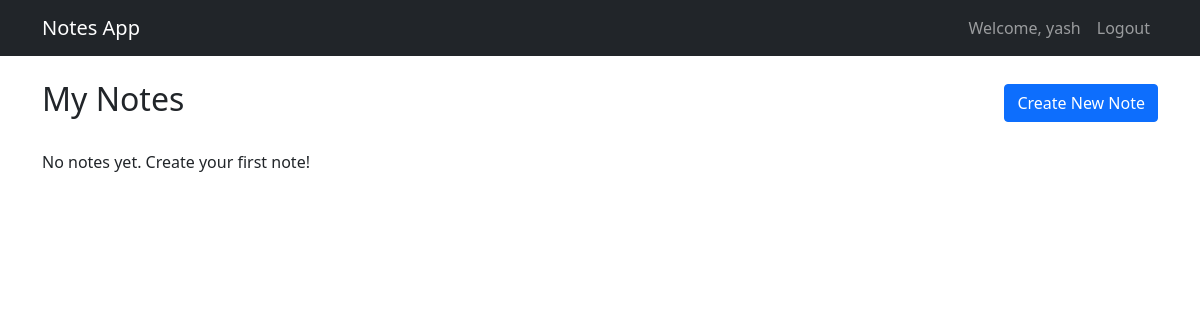
The app's page / (signed in), older data.
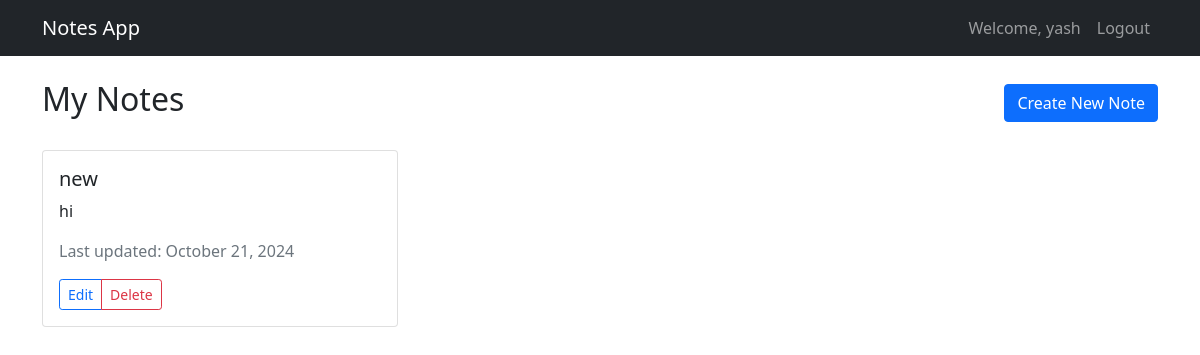
The same page, newer data.
### notes/models.py (models this page shows, shortened)
class Note(models.Model):
    title = models.CharField(max_length=200)
    content = models.TextField()
    created_at = models.DateTimeField(auto_now_add=True)
    updated_at = models.DateTimeField(auto_now=True)
    user = models.ForeignKey(User, on_delete=models.CASCADE)

### notes/views.py (the view)
# urls.py: path('', views.notes_list, name='notes_list'),
@login_required
def notes_list(request):
    notes = Note.objects.filter(user=request.user).order_by('-updated_at')
    return render(request, 'notes/notes_list.html', {'notes': notes})

### notes/templates/notes/notes_list.html
{% extends 'notes/base.html' %}
{% block content %}
<div class="d-flex justify-content-between align-items-center mb-4">
    <h2>My Notes</h2>
    <a href="{% url 'create_note' %}" class="btn btn-primary">Create New Note</a>
</div>
<div class="row">
    {% for note in notes %}
        <div class="col-md-4 mb-4">
            <div class="card">
                <div class="card-body">
                    <h5 class="card-title">{{ note.title }}</h5>
                    <p class="card-text">{{ note.content|truncatewords:30 }}</p>
                    <p class="text-muted">Last updated: {{ note.updated_at|date:"F j, Y" }}</p>
                    <div class="btn-group">
                        <a href="{% url 'update_note' note.pk %}" class="btn btn-sm btn-outline-primary">Edit</a>
                        <a href="{% url 'delete_note' note.pk %}" class="btn btn-sm btn-outline-danger">Delete</a>
                    </div>
                </div>
            </div>
        </div>
    {% empty %}
        <div class="col">
            <p>No notes yet. Create your first note!</p>
        </div>
    {% endfor %}
</div>
{% endblock %}

### notes/templates/notes/base.html (shortened to what this page needs)
<!DOCTYPE html>
<html>
<head>
    <link href="https://cdn.jsdelivr.net/npm/bootstrap@5.1.3/dist/css/bootstrap.min.css" rel="stylesheet">
</head>
<body>
    <nav class="navbar navbar-expand-lg navbar-dark bg-dark">
        <div class="container">
            <a class="navbar-brand" href="{% url 'notes_list' %}">Notes App</a>
            {% if user.is_authenticated %}
                <div class="navbar-nav">
                    <span class="nav-item nav-link">Welcome, {{ user.username }}</span>
                    <a class="nav-item nav-link" href="{% url 'logout' %}">Logout</a>
                </div>
            {% endif %}
        </div>
    </nav>
    <div class="container mt-4">
        {% block content %}
        {% endblock %}
    </div>
</body>
</html>

Row changes from the older to the newer data that the page shows:
added Note: title "new", content "hi", updated_at "October 21, 2024"
Text that changed along with them:
text no longer shown: "No notes yet. Create your first note!"
